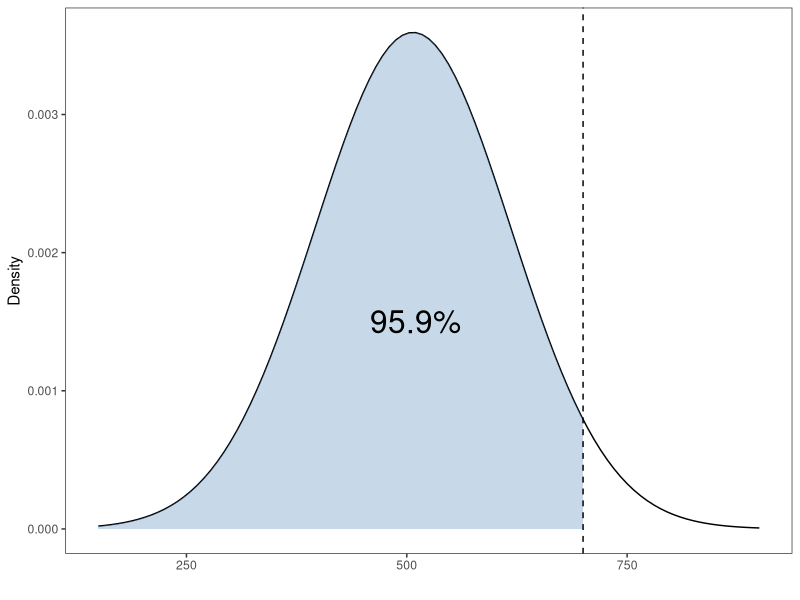
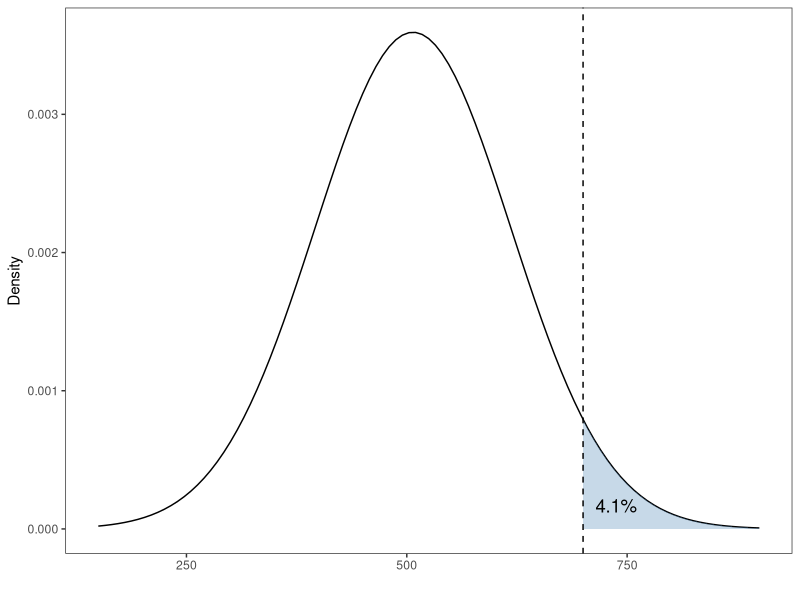
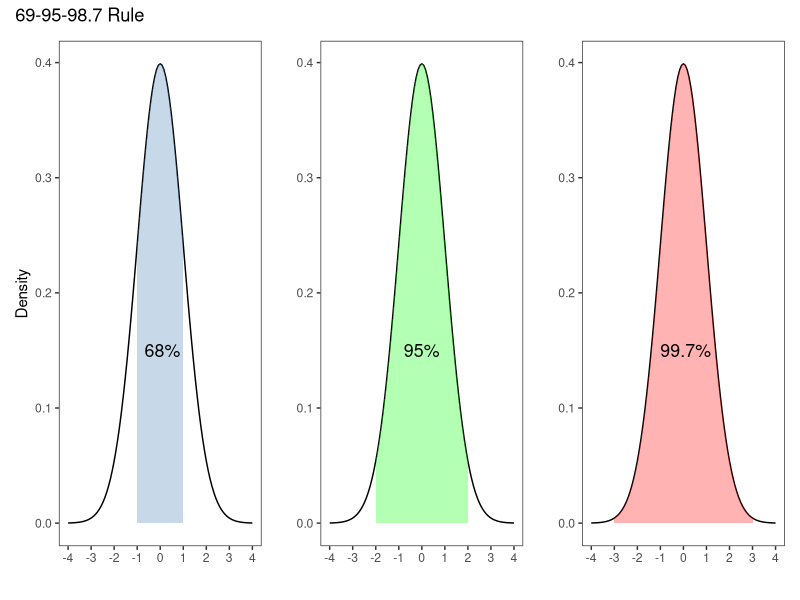
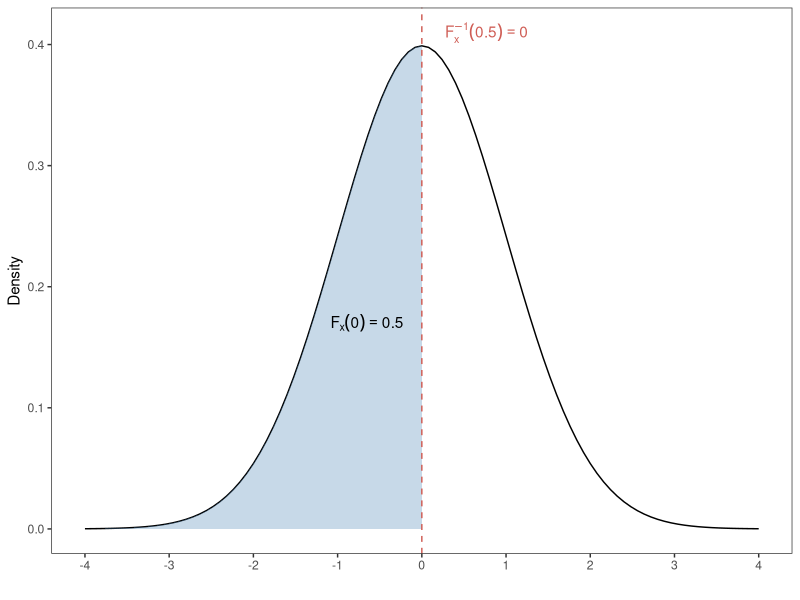
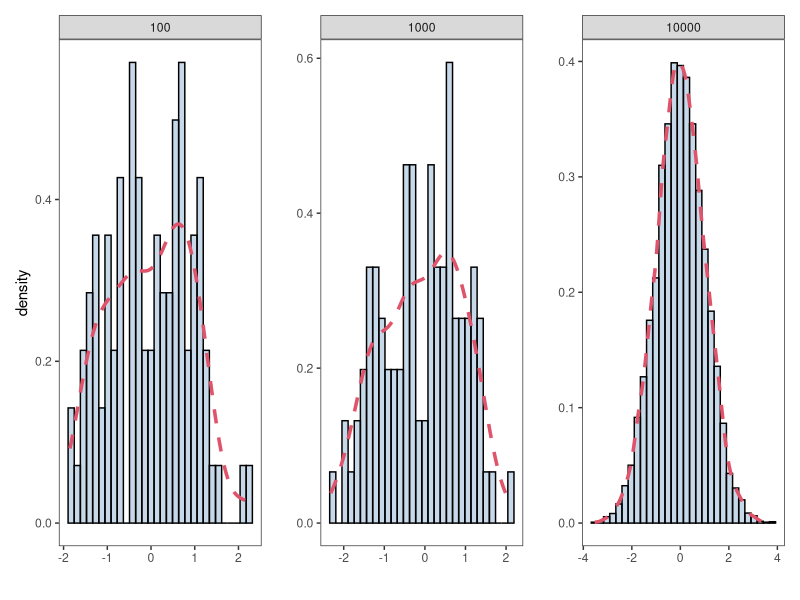

The R script that drew these images, in order:
## ---- chunk 1
knitr::opts_chunk$set(
  comment = "#>",
  fig.width = 6,
  fig.height = 4,
  warning = FALSE,
  eval = TRUE
)
## ---- chunk 2
library(ggplot2)
library(patchwork)
## ---- chunk 3
theme_set(theme_bw())
theme_replace(panel.grid.minor = element_blank(),
              panel.grid.major = element_blank())
## ---- chunk 4
dnorm(x = 0,mean = 0,sd = 1)
## ---- chunk 5
dnorm(x=1:10, mean = 1, sd =3 )
## ---- chunk 6
pnorm(0,mean = 0, sd = 1)
## ---- chunk 7
prob1 <- round(pnorm(700, mean=507, sd=111) * 100,2)
p1 <- ggplot(data.frame(x = c(150,900)), aes(x)) +
  stat_function(fun = dnorm,
                geom = "line",
                xlim = c(150,900),
                args = list(
                  mean = 507,
                  sd = 111
                )) +
  stat_function(fun = dnorm,
                geom = "area",
                fill = 'steelblue',
                alpha =0.3,
                xlim = c(150, 700),
                args = list(
                  mean = 507,
                  sd = 111
                ))+
  annotate("text", x = 510, y = 0.0015, 
           label = paste0(prob1,'%'),
           size = 8)+
  geom_vline(xintercept = 700,linetype =2)+
  labs(x = '',y= 'Density')
## ---- chunk 8
p1
## ---- chunk 9
pnorm(700, mean=507, sd=111)
## ---- chunk 10
prob2 <- round(pnorm(700, mean=507, sd=111,
                     lower.tail = FALSE)*100,2)

p2 <- ggplot(data.frame(x = c(150,900)), aes(x)) +
  stat_function(fun = dnorm,
                geom = "line",
                xlim = c(150,900),
                args = list(
                  mean = 507,
                  sd = 111
                )) +
  stat_function(fun = dnorm,
                geom = "area",
                fill = 'steelblue',
                alpha =0.3,
                xlim = c(700, 900),
                args = list(
                  mean = 507,
                  sd = 111
                ))+
  annotate("text", x = 738, y = 0.00017, 
           label = paste0(prob2,'%'),
           size=4.7)+
  geom_vline(xintercept = 700,linetype =2)+
  labs(x = '',y= 'Density')
## ---- chunk 11
p2
## ---- chunk 12
1-pnorm(700, mean = 507, sd = 111)
## ---- chunk 13
pnorm(700, mean = 507, sd = 111, lower.tail = FALSE)
## ---- chunk 14
x_limits <- c(-4,4)
p1 <- ggplot(data.frame(x = x_limits), aes(x)) +
  stat_function(fun = dnorm,
                geom = "line",
                xlim = x_limits) +
  stat_function(fun = dnorm,
                geom = "area",
                fill = 'steelblue',
                alpha =0.3,
                xlim = c(-1, 1))+
  labs(x = '',y= 'Density')+
  annotate("text", x = 0.1, y = 0.15, 
           label = paste0(68,'%'),
           size=4.5)+
  scale_x_continuous(name = '',limits = x_limits,
                     breaks = -4:4)
## ---- chunk 15
p2 <- ggplot(data.frame(x = x_limits), aes(x)) +
  stat_function(fun = dnorm,
                geom = "line",
                xlim = x_limits) +
  stat_function(fun = dnorm,
                geom = "area",
                fill = "green",
                alpha =0.3,
                xlim = c(-2, 2)) +
  labs(x = '',y= '')+
  annotate("text", x = 0, y = 0.15, 
           label = paste0(95,'%'),
           size=4.5)+
  scale_x_continuous(name = '',limits = x_limits,
                     breaks = -4:4)
## ---- chunk 16
p3 <- ggplot(data.frame(x = x_limits), aes(x)) +  
  stat_function(fun = dnorm,
                geom = "line",
                xlim = x_limits) +
  stat_function(fun = dnorm,
                geom = "area",
                fill = "red",
                alpha = 0.3,
                xlim = c(-3, 3))+
  labs(x='',y='',)+
  annotate("text", x = 0.1, y = 0.15, 
           label = paste0(99.7,'%'),
           size=4.5)+
  scale_x_continuous(name = '',limits = x_limits,
                     breaks = -4:4)
## ---- chunk 17
plots <- p1+p2+p3+plot_layout(ncol = 3)+
  plot_annotation(title = '69-95-98.7 Rule')

## ---- chunk 18
plots
## ---- chunk 19
pnorm(1)-pnorm(-1)
## ---- chunk 20
pnorm(2) - pnorm(-2)
## ---- chunk 21
pnorm(3) - pnorm(-3)
## ---- chunk 22
x_limits <- c(-4,4)

p1 <- ggplot(data.frame(x = x_limits), aes(x)) +
  stat_function(fun = dnorm,
                geom = "line",
                xlim = x_limits) +
  stat_function(fun = dnorm,
                geom = "area",
                fill = 'steelblue',
                alpha =0.3,
                xlim = c(-4, 0))+
  geom_vline(xintercept = 0,linetype=2,color = '#cf5d55')+
  labs(x = '',y= 'Density')+
  annotate('text', x = -0.65, y = 0.17, 
           parse =TRUE,
           label = paste0(
             expression('F'[x]),'(0)==0.5') )+
  annotate('text',x = 0.77, y = 0.41,
           parse =TRUE,
           label = paste0(
             expression('F'[x]^{-1}),' *(0.5)==0'),
           color = '#cf5d55')+
  scale_x_continuous(name = '',limits = x_limits,
                     breaks = -4:4)

## ---- chunk 23
p1
## ---- chunk 24
qnorm(p=0.5)
## ---- chunk 25
qnorm(0.9589596, mean=507, sd=111)
## ---- chunk 26
set.seed(10)
## ---- chunk 27
rnorm(10, mean = 0, sd = 1)
## ---- chunk 28
rnorm(10)
## ---- chunk 29
rnorm(10, mean = 10, sd = 2)
## ---- chunk 30
p100 <- ggplot(data = data.frame(x=rnorm(100)),
               aes(x))+
  geom_histogram(aes(y = after_stat(density)),
                 colour = 1, fill = "steelblue",
                 alpha =0.3,
                 bins=30) +
  geom_density(linewidth = 1.2,
               linetype = 2,
               colour = 2)+
  labs(x= '',y = 'density')+
  facet_grid(~100)

p1000 <- ggplot(data = data.frame(x=rnorm(100)),
                aes(x))+
  geom_histogram(aes(y = after_stat(density)),
                 colour = 1, fill = "steelblue",
                 alpha = 0.3,bins=30) +
  geom_density(linewidth = 1.2,
               linetype = 2,
               colour = 2)+
  labs(x= '',y = '')+
  facet_grid(~1000)

p10000 <- ggplot(data = data.frame(x=rnorm(10000)),
                 aes(x))+
  geom_histogram(aes(y = after_stat(density)),
                 colour = 1, fill = "steelblue",
                 alpha = 0.3,bins=30) +
  geom_density(linewidth = 1.2,
               linetype = 2,
               colour = 2)+
  labs(x= '',y = '')+
  facet_grid(~10000)

plots <- p100 + p1000 + p10000 + plot_layout(ncol = 3)
## ---- chunk 31
plots
